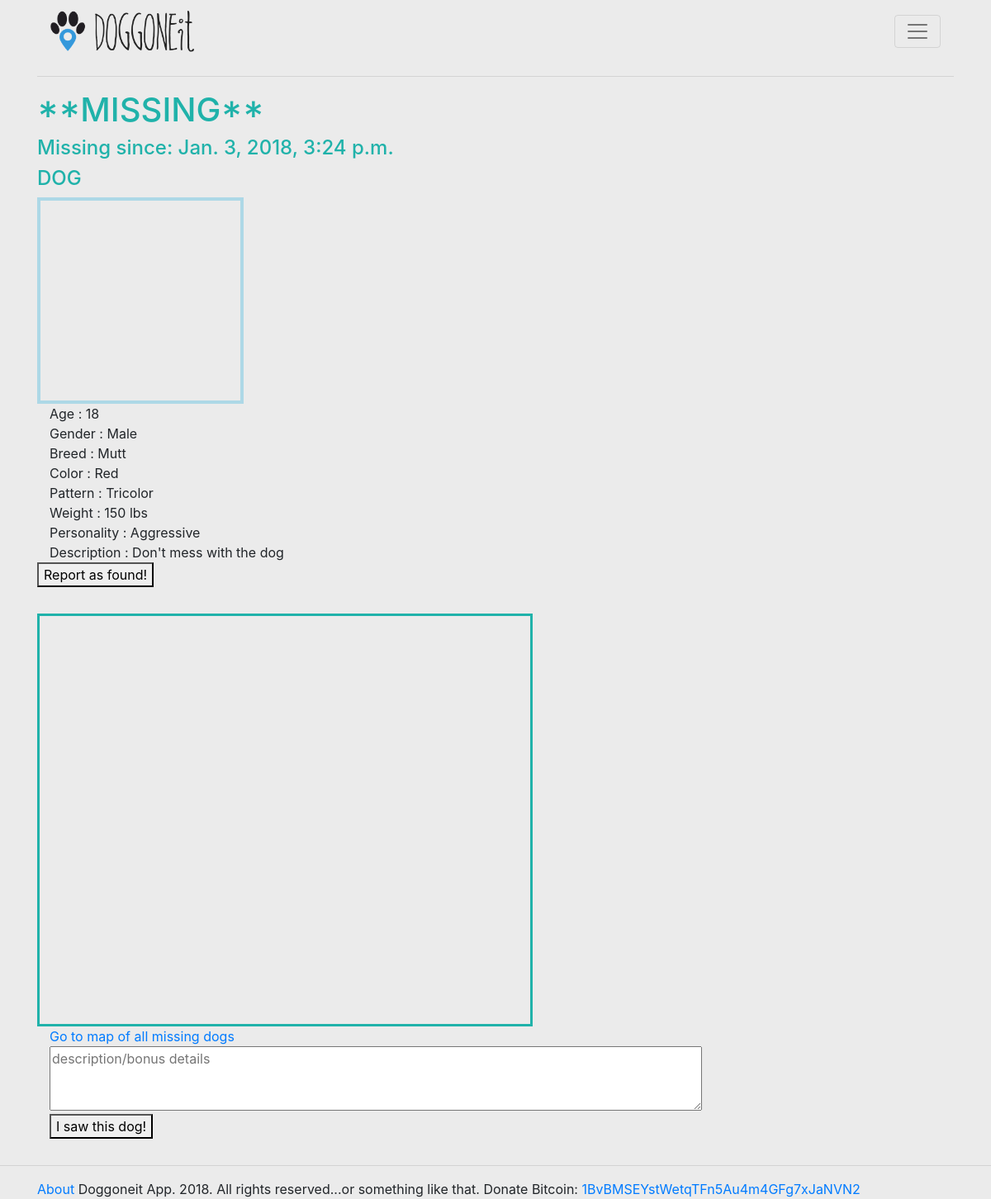
The app's page /dog_profile/19/ (signed in), older data.
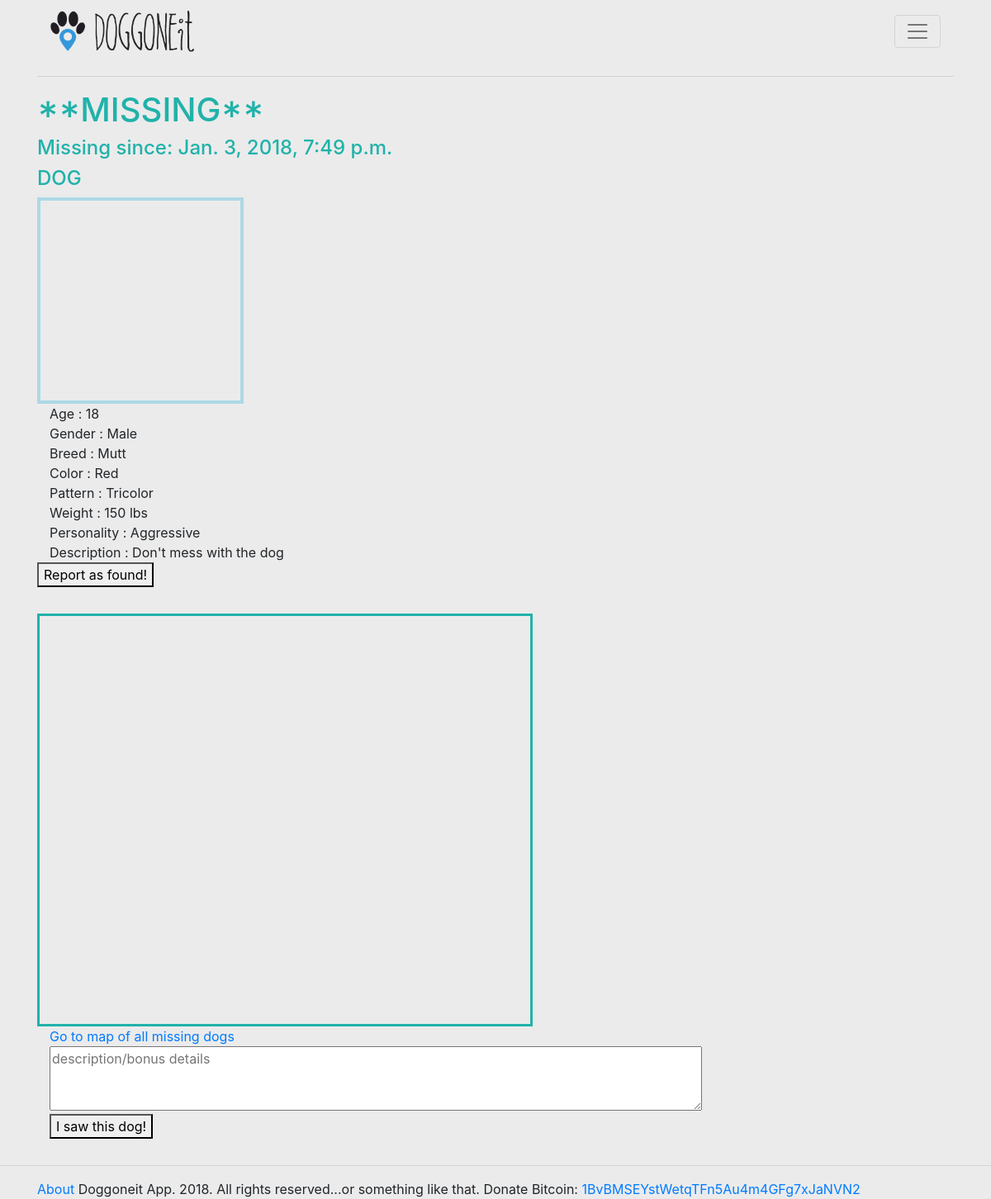
The same page, newer data.
### doggonnitapp/models.py (models this page shows, shortened)
class DogProfile(models.Model):
    name = models.CharField(max_length=50)
    age = models.PositiveSmallIntegerField(validators=[MinValueValidator(0), MaxValueValidator(20)])
    sex = models.CharField(max_length=6)
    breed = models.CharField(max_length=50)
    color = models.CharField(max_length=25)
    pattern = models.CharField(max_length=25)
    weight = models.PositiveSmallIntegerField(validators=[MinValueValidator(1), MaxValueValidator(250)])
    personality = models.CharField(max_length=25)
    dog_is_lost = models.BooleanField(default=False)
    dog_image = models.ImageField()
    description = models.TextField(default='')
    user = models.ForeignKey(User, on_delete=models.CASCADE)
    missing_since = models.DateTimeField(default=None, null=True)

### doggonnitapp/views.py (the view, shortened to what this page needs)
# urls.py: url(r'^dog_profile/(?P<dog_id>[0-9]+)/', views.dog_profile, name='dog_profile'),
def dog_profile(request, dog_id):
    dog = DogProfile.objects.get(pk=dog_id)
    profile = get_object_or_404(UserProfile, user=dog.user)
    current_user = request.user
    dog_owner = dog.user
    print(dog_owner)
    print(current_user)
    dog_name = dog.name
    email_list = ['doggoneitapp@gmail.com']
    user_email = current_user.email
    owner_email = dog.user.email
    email_list.append(user_email)
    email_list.append(owner_email)
    print(user_email)
    print(owner_email)
    context = {'dog': dog,
               'mapbox_api_key': secret.mapbox_api_key,
               'profile': profile}
    return render(request, 'doggonnitapp/dog_profile.html', context)

### doggonnitapp/templates/doggonnitapp/dog_profile.html (shortened to what this page needs)
{% extends 'doggonnitapp/base.html' %}
{% block content %}
<div class="container">
    <div class="row">
        <div class="col">
            {% if dog.dog_is_lost  %}
                <h1>**MISSING**</h1>
                <h3>Missing since: {{dog.missing_since}}</h3>
            {% endif %}
            <h3> {{ dog.name.upper }} </h3>
            <div class="dog_img" style="background: url({{MEDIA_URL}}{{ dog.dog_image }}) 50% 50% no-repeat; width:250px; height:250px; background-size: cover"></div>
            <div class="container">
                <div> Age : {{dog.age}} </div>
                <div> Gender : {{dog.sex}} </div>
                <div> Breed : {{dog.breed}} </div>
                <div> Color : {{dog.color}} </div>
                <div> Pattern : {{dog.pattern}} </div>
                <div> Weight : {{dog.weight}} lbs </div>
                <div> Personality : {{dog.personality}} </div>
                <div> Description : {{dog.description}} </div>
            </div>
            <form action="{% url 'doggonnitapp:dog_profile' dog.id %}" method="POST">
                {% if dog.dog_is_lost %}
                    <button type="submit"> Report as found! </button>
                    {% else %}
                        <button type="submit"> Report as missing </button>
                {% endif %}
            </form>
        </div>
    {% if dog.dog_is_lost %}
        <div class="col">
            <div id='map' style='width: 600px; height: 500px;'>
            </div>
                    <div class="col">
            <a href="{% url 'doggonnitapp:dogmap' %}">Go to map of all missing dogs</a>
        </div>
            <form action="{% url 'doggonnitapp:irecognizethatdog' dog.pk %}" method="POST">
                <div class="col textbox">
                    <textarea rows="3" cols="75" placeholder="description/bonus details" name="description"></textarea>
                </div>
                <div class="col">
                    <button type="submit">I saw this dog!</button>
                </div>
            </form>
        </div>
    </div>
{% endif %}
</div>
{% endblock %}

Row changes from the older to the newer data that the page shows:
changed DogProfile "DOG": missing_since "Jan. 3, 2018, 3:24 p.m." → "Jan. 3, 2018, 7:49 p.m."
